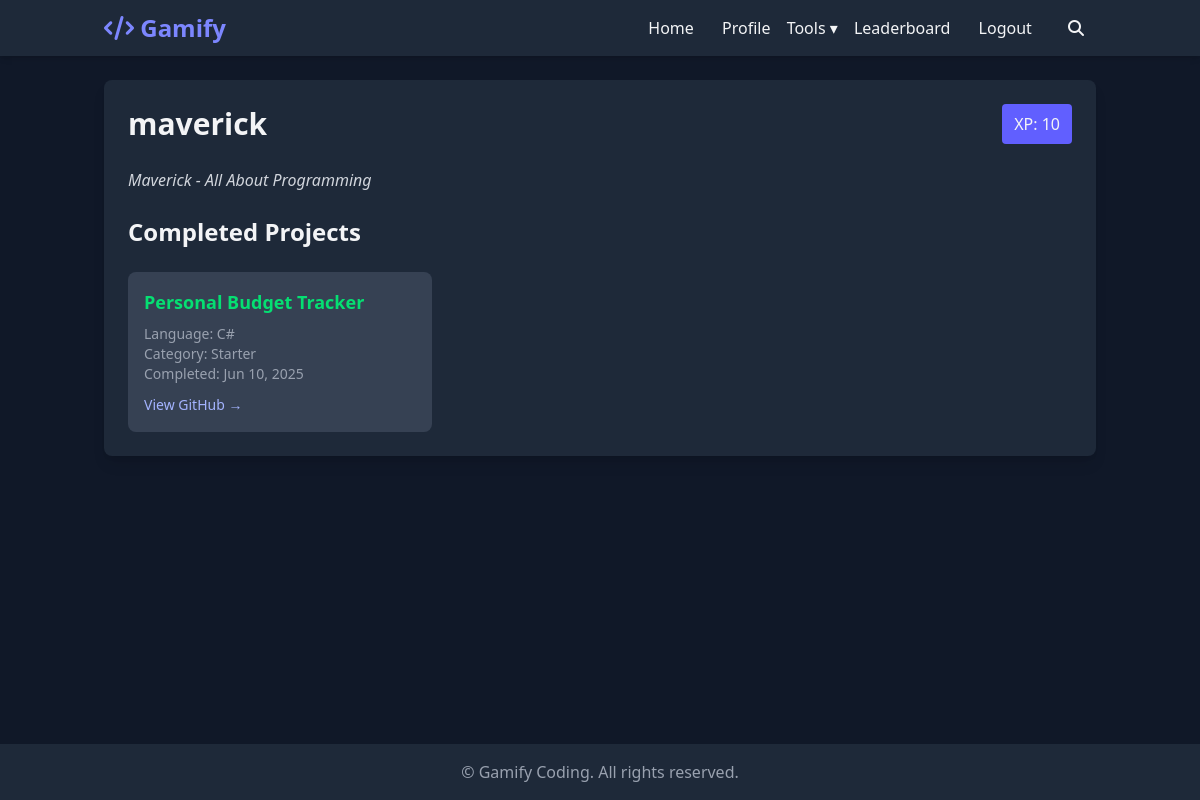
Page /u/2/ (signed in) on the committed database.
### main/models.py (models this page shows, shortened)
class UserProfile(models.Model):
    user = models.OneToOneField(User, on_delete=models.CASCADE, related_name="profile")
    xp = models.IntegerField(default=0)
    bio = models.TextField(blank=True)

class CompletedProject(models.Model):
    user = models.ForeignKey(User, on_delete=models.CASCADE, related_name="completed_projects")
    project = models.ForeignKey(Project, on_delete=models.CASCADE)
    completion_date = models.DateTimeField(auto_now_add=True)
    github_link = models.URLField(blank=True)
    class Meta:
        unique_together = ('user', 'project')  # Prevent duplicate completions

class Project(models.Model):
    DIFFICULTY_CHOICES = (
        ('beginner', 'Beginner'),
        ('intermediate', 'Intermediate'),
        ('advanced', 'Advanced'),
    )
    FIELD_CHOICES = (
        ('backend', 'Backend'),
        ('game_dev', 'Game Development'),
        ('mobile_app', 'Mobile App Development'),
        ('desktop_app', 'Desktop App Development'),
        ('frontend', 'Frontend'),
        ('misc', 'Miscellaneous'),
        ('starter', 'Starter'),
        ('ai_ml', 'AI & Machine Learning'),
    )
    title = models.CharField(max_length=300)
    description = models.TextField()
    programming_language = models.CharField(max_length=50)
    difficulty = models.CharField(max_length=20, choices=DIFFICULTY_CHOICES)
    field = models.CharField(max_length=20, choices=FIELD_CHOICES)
    created_at = models.DateTimeField(auto_now_add=True)

### main/views.py (the view)
# urls.py: path("u/<int:user_id>/", views.user_profile, name="profile"),
@login_required(login_url="/auth/login/")
def user_profile(request: HttpRequest, user_id: int):
    user = get_object_or_404(User, id=user_id)
    completed_projects = user.completed_projects.select_related('project').all()
    context = {
        "user": user,
        "completed_projects": completed_projects,
    }
    return render(request, "profile.html", context)

### main/templates/profile.html (shortened to what this page needs)
{% extends "base.html" %}
{% block content %}
<div class="max-w-5xl mx-auto bg-gray-800 rounded-lg shadow-lg p-6 space-y-6">
  <div class="flex items-center justify-between flex-wrap gap-4">
    <div class="text-3xl font-bold">{{ user.username }}</div>
    <div class="px-3 py-2 bg-indigo-500 rounded">
      XP: {{ user.profile.xp }}
    </div>
  </div>
  {% if user.profile.bio %}
    <p class="italic text-gray-300">{{ user.profile.bio }}</p>
  {% endif %}
  <h3 class="text-2xl font-semibold mt-6">Completed Projects</h3>
  {% if completed_projects %}
    <div class="grid grid-cols-1 sm:grid-cols-2 lg:grid-cols-3 gap-4">
      {% for cp in completed_projects %}
        <div class="bg-gray-700 hover:bg-gray-600 p-4 rounded-lg space-y-2">
          <div class="text-lg font-semibold text-green-400">{{ cp.project.title }}</div>
          <div class="text-sm text-gray-400">
            <span class="block">Language: {{ cp.project.programming_language }}</span>
            <span class="block">Category: {{ cp.project.get_field_display }}</span>
            <span class="block">Completed: {{ cp.completion_date|date:"M d, Y" }}</span>
          </div>
          {% if cp.github_link %}
            <a href="{{ cp.github_link }}" target="_blank" class="text-indigo-300 hover:underline text-sm">
              View GitHub →
            </a>
          {% endif %}
        </div>
      {% endfor %}
    </div>
  {% else %}
    <p>No projects completed yet.</p>
  {% endif %}
</div>
{% endblock %}

### rows in the picture
CompletedProject: project "Personal Budget Tracker", project.programming_language "C#", project.field "Starter", completion_date "Jun 10, 2025"

### other values in the picture
{{ user.username }} "maverick"
{{ user.profile.xp }} "10"
{{ user.profile.bio }} "Maverick - All About Programming"
